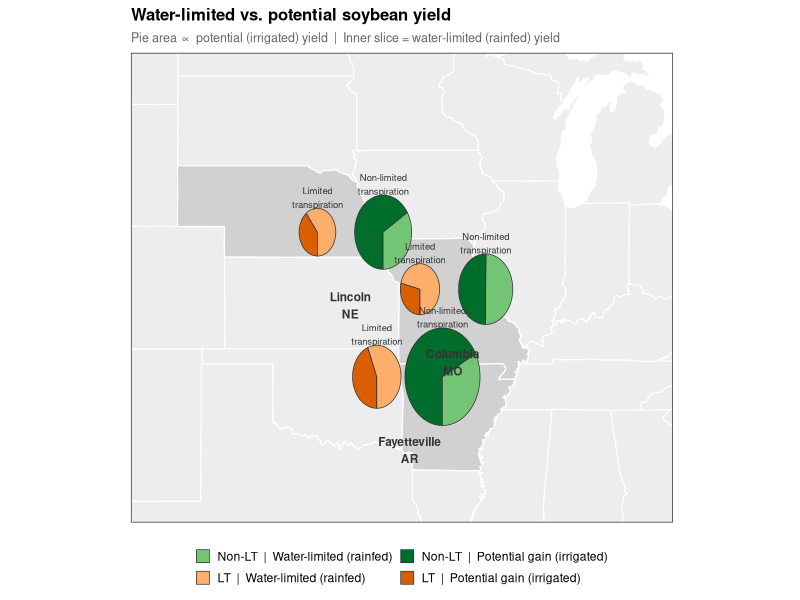
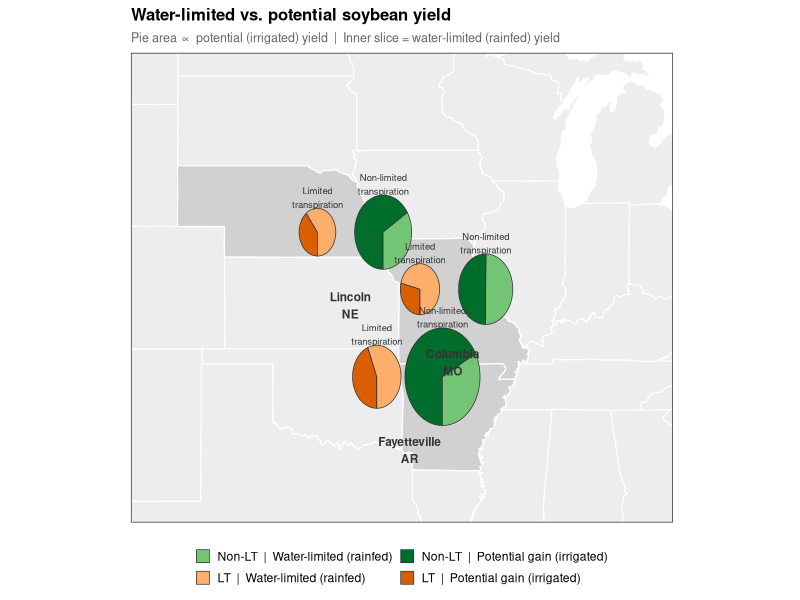

Here is the R script that generated these plots, in order:
## Map figure: water-limited (rainfed) vs potential (irrigated) yield
## as pie charts at AR, MO, NE sites — LT vs non-LT soybean

setwd("/home/user/LT-trait")

library(dplyr)
library(tidyr)
library(ggplot2)
library(maps)
library(readxl)

## ── Helper: generate pie polygon coordinates ──────────────────────────────────

make_pie <- function(cx, cy, r, values, labels, n_pts = 100) {
  total  <- sum(values)
  angles <- cumsum(c(0, values / total * 2 * pi)) - pi / 2  # start from top
  purrr::map_dfr(seq_along(values), function(i) {
    theta <- seq(angles[i], angles[i + 1], length.out = n_pts)
    tibble(
      x     = c(cx, cx + r * cos(theta), cx),
      y     = c(cy, cy + r * sin(theta), cy),
      slice = labels[i]
    )
  })
}

## ── Site coordinates ──────────────────────────────────────────────────────────

sites <- tibble(
  State = c("AR",   "MO",   "NE"),
  lat   = c(36.08,  38.95,  40.82),
  lon   = c(-94.17, -92.33, -96.70),
  label = c("Fayetteville\nAR", "Columbia\nMO", "Lincoln\nNE")
)

## ── Yield data from SSM ───────────────────────────────────────────────────────

ssm.model <- read_excel("SoybeanSSM_sims2.xlsx")

yield_data <- ssm.model %>%
  filter(Crop %in% c("SOYBEAN-MG4", "SOYBEAN-LT1.5-MG4",
                     "SOYBEAN-LT1.5-MG3", "SOYBEAN-MG3")) %>%
  mutate(
    Genotype = ifelse(Crop %in% c("SOYBEAN-MG4", "SOYBEAN-MG3"),
                      "Non-LT", "LT"),
    State = case_when(
      grepl("AR", Manag, ignore.case = TRUE) ~ "AR",
      grepl("MO", Manag, ignore.case = TRUE) ~ "MO",
      grepl("NE", Manag, ignore.case = TRUE) ~ "NE",
      TRUE ~ NA_character_
    )
  ) %>%
  filter(!is.na(State)) %>%
  group_by(State, Genotype, water_mgmt) %>%
  summarise(Yield = mean(Yield_kgha, na.rm = TRUE), .groups = "drop") %>%
  pivot_wider(names_from = water_mgmt, values_from = Yield) %>%
  left_join(sites, by = "State") %>%
  ## offset LT west, non-LT east so pies don't overlap
  mutate(lon_pie = ifelse(Genotype == "LT", lon - 1.4, lon + 1.4),
         ## radius scaled to potential (irrigated) yield
         radius  = Irrigated / max(Irrigated) * 1.6)

## ── Build pie polygons ────────────────────────────────────────────────────────

pie_polys <- yield_data %>%
  rowwise() %>%
  mutate(poly = list(
    make_pie(
      cx     = lon_pie,
      cy     = lat,
      r      = radius,
      values = c(Rainfed, Irrigated - Rainfed),   # rainfed + extra for irrigated
      labels = c("Water-limited\n(Rainfed)", "Extra potential\n(Irrigated)")
    ) %>% mutate(Genotype = Genotype, State = State)
  )) %>%
  ungroup() %>%
  select(poly) %>%
  unnest(poly)

## Assign fill colours per genotype × slice
pie_polys <- pie_polys %>%
  mutate(fill_key = paste(Genotype, slice, sep = " — "))

fill_vals <- c(
  "Non-LT — Water-limited\n(Rainfed)"     = "#74c476",   # light green
  "Non-LT — Extra potential\n(Irrigated)"  = "#006d2c",   # dark green
  "LT — Water-limited\n(Rainfed)"         = "#fdae6b",   # light orange
  "LT — Extra potential\n(Irrigated)"     = "#d95f02"    # dark orange
)

## ── Base map ─────────────────────────────────────────────────────────────────

us_states <- map_data("state")
focus_states <- c("arkansas", "missouri", "nebraska")

## crop to relevant extent
xlim <- c(-105, -84)
ylim <- c(32,   46)

p_map <- ggplot() +

  ## all CONUS states — light grey background
  geom_polygon(data = us_states,
               aes(x = long, y = lat, group = group),
               fill = "grey93", colour = "white", linewidth = 0.4) +

  ## highlight the three study states
  geom_polygon(data = filter(us_states, region %in% focus_states),
               aes(x = long, y = lat, group = group),
               fill = "grey82", colour = "white", linewidth = 0.4) +

  ## pie polygons
  geom_polygon(data = pie_polys,
               aes(x = x, y = y, group = interaction(Genotype, State, slice),
                   fill = fill_key),
               colour = "grey20", linewidth = 0.25) +

  ## site labels
  geom_text(data = sites,
            aes(x = lon, y = lat - 2.4, label = label),
            size = 3, fontface = "bold", colour = "grey20") +

  ## genotype labels above each pie
  geom_text(data = yield_data,
            aes(x = lon_pie, y = lat + radius + 0.35,
                label = ifelse(Genotype == "LT",
                               "Limited\ntranspiration",
                               "Non-limited\ntranspiration")),
            size = 2.4, colour = "grey20", linewidth = 0.3) +

  scale_fill_manual(
    values = fill_vals,
    labels = c("Non-LT — Water-limited\n(Rainfed)"    = "Non-LT  |  Water-limited (rainfed)",
               "Non-LT — Extra potential\n(Irrigated)" = "Non-LT  |  Potential gain (irrigated)",
               "LT — Water-limited\n(Rainfed)"        = "LT  |  Water-limited (rainfed)",
               "LT — Extra potential\n(Irrigated)"    = "LT  |  Potential gain (irrigated)"),
    breaks = c("Non-LT — Water-limited\n(Rainfed)",
               "Non-LT — Extra potential\n(Irrigated)",
               "LT — Water-limited\n(Rainfed)",
               "LT — Extra potential\n(Irrigated)")
  ) +

  coord_fixed(1.3, xlim = xlim, ylim = ylim) +

  labs(
    x    = NULL, y = NULL,
    fill = NULL,
    title    = "Water-limited vs. potential soybean yield",
    subtitle = "Pie area ∝ potential (irrigated) yield  |  Inner slice = water-limited (rainfed) yield"
  ) +

  theme_bw(base_size = 11) +
  theme(
    axis.text        = element_blank(),
    axis.ticks       = element_blank(),
    panel.grid       = element_blank(),
    legend.position  = "bottom",
    legend.key.size  = unit(0.7, "lines"),
    plot.title       = element_text(face = "bold", size = 12),
    plot.subtitle    = element_text(colour = "grey40", size = 9)
  ) +
  guides(fill = guide_legend(nrow = 2, byrow = TRUE))

ggsave("Fig_map_yields.png",  plot = p_map,
       width = 20, height = 16, units = "cm", dpi = 150, bg = "white")
ggsave("Fig_map_yields.tiff", plot = p_map,
       width = 20, height = 16, units = "cm", dpi = 300,
       compression = "lzw", bg = "white")
message("Saved: Fig_map_yields (.png + .tiff)")
